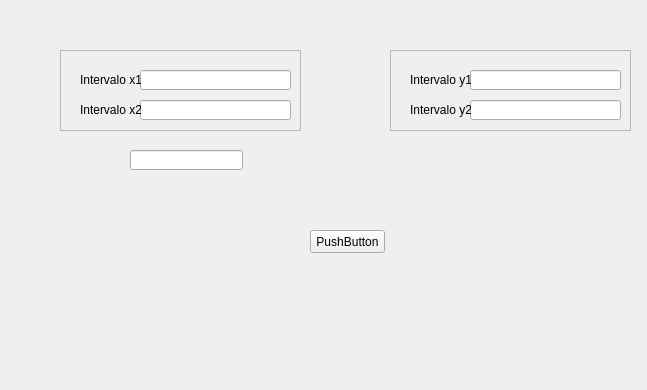
<?xml version="1.0" encoding="UTF-8"?>
<ui version="4.0">
 <class>MainFrom</class>
 <widget class="QWidget" name="MainFrom">
  <property name="geometry">
   <rect>
    <x>0</x>
    <y>0</y>
    <width>647</width>
    <height>390</height>
   </rect>
  </property>
  <property name="windowTitle">
   <string>Form</string>
  </property>
  <widget class="QFrame" name="frame">
   <property name="geometry">
    <rect>
     <x>60</x>
     <y>50</y>
     <width>241</width>
     <height>81</height>
    </rect>
   </property>
   <property name="frameShape">
    <enum>QFrame::StyledPanel</enum>
   </property>
   <property name="frameShadow">
    <enum>QFrame::Raised</enum>
   </property>
   <widget class="QLineEdit" name="lineEditX1">
    <property name="geometry">
     <rect>
      <x>80</x>
      <y>20</y>
      <width>151</width>
      <height>20</height>
     </rect>
    </property>
   </widget>
   <widget class="QLineEdit" name="lineEditX2">
    <property name="geometry">
     <rect>
      <x>80</x>
      <y>50</y>
      <width>151</width>
      <height>20</height>
     </rect>
    </property>
   </widget>
   <widget class="QLabel" name="label">
    <property name="geometry">
     <rect>
      <x>20</x>
      <y>20</y>
      <width>61</width>
      <height>20</height>
     </rect>
    </property>
    <property name="text">
     <string>Intervalo x1</string>
    </property>
   </widget>
   <widget class="QLabel" name="label_2">
    <property name="geometry">
     <rect>
      <x>20</x>
      <y>50</y>
      <width>61</width>
      <height>20</height>
     </rect>
    </property>
    <property name="text">
     <string>Intervalo x2</string>
    </property>
   </widget>
  </widget>
  <widget class="QFrame" name="frame_2">
   <property name="geometry">
    <rect>
     <x>390</x>
     <y>50</y>
     <width>241</width>
     <height>81</height>
    </rect>
   </property>
   <property name="frameShape">
    <enum>QFrame::StyledPanel</enum>
   </property>
   <property name="frameShadow">
    <enum>QFrame::Raised</enum>
   </property>
   <widget class="QLineEdit" name="lineEditY1">
    <property name="geometry">
     <rect>
      <x>80</x>
      <y>20</y>
      <width>151</width>
      <height>20</height>
     </rect>
    </property>
   </widget>
   <widget class="QLineEdit" name="lineEditY2">
    <property name="geometry">
     <rect>
      <x>80</x>
      <y>50</y>
      <width>151</width>
      <height>20</height>
     </rect>
    </property>
   </widget>
   <widget class="QLabel" name="label_5">
    <property name="geometry">
     <rect>
      <x>20</x>
      <y>20</y>
      <width>61</width>
      <height>20</height>
     </rect>
    </property>
    <property name="text">
     <string>Intervalo y1</string>
    </property>
   </widget>
   <widget class="QLabel" name="label_6">
    <property name="geometry">
     <rect>
      <x>20</x>
      <y>50</y>
      <width>61</width>
      <height>20</height>
     </rect>
    </property>
    <property name="text">
     <string>Intervalo y2</string>
    </property>
   </widget>
  </widget>
  <widget class="QLineEdit" name="lineEditError">
   <property name="geometry">
    <rect>
     <x>130</x>
     <y>150</y>
     <width>113</width>
     <height>20</height>
    </rect>
   </property>
   <property name="text">
    <string/>
   </property>
  </widget>
  <widget class="QPushButton" name="pushButtonEnviar">
   <property name="geometry">
    <rect>
     <x>310</x>
     <y>230</y>
     <width>75</width>
     <height>23</height>
    </rect>
   </property>
   <property name="text">
    <string>PushButton</string>
   </property>
  </widget>
 </widget>
 <resources/>
 <connections/>
</ui>
